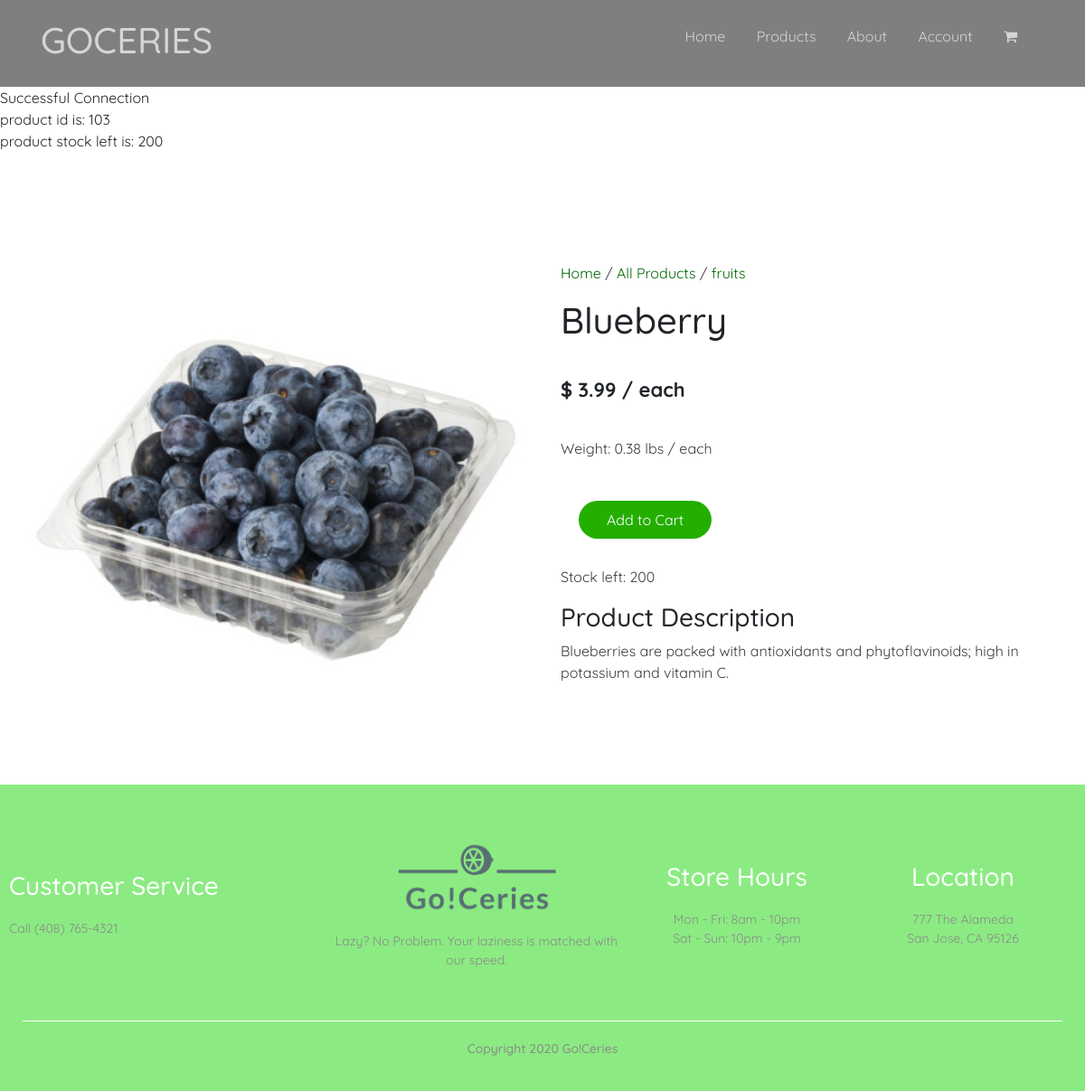
The page /productDetails.php?product_id=103 on the database its author committed.
### tables this page shows
CREATE TABLE `products` (
  `product_ID` int(3) NOT NULL,
  `product_name` varchar(255) NOT NULL,
  `product_category` varchar(45) NOT NULL,
  `product_price` decimal(10,2) NOT NULL,
  `product_weight` decimal(10,2) NOT NULL,
  `product_stock` int(5) NOT NULL,
  `product_description` varchar(2555) NOT NULL,
  `product_imagename` varchar(255) NOT NULL
);

### functions.php (called while the page is built, shortened)
<?php
include('database/DBController.php');
include('database/Product.php');
$db = new DBController();
$product = new Product($db);
$productsArray = $product->getAllProducts();
?>

### database/Product.php (called while the page is built, shortened)
<?php
class Product{
    public $db = null;
    public function __construct(DBController $db){
        $this->db = $db;
    }
    public function getAllProducts($table = 'products'){
        $result = $this->db->con->query("SELECT product_id, product_name, product_price,
        product_weight, product_imagename, product_category, product_description FROM {$table}");
        $productsArray = array();
        while($row = $result->fetch_array()){
            $productsArray[] = $row;
        }
        shuffle($productsArray);
        return $productsArray;
    }
    public function getProductStock($product_ID){
        $result =$this->db->con->query("SELECT product_stock FROM `products` WHERE `product_id`='{$product_ID}'");
        $stockLeft = (int) $result->fetch_assoc()['product_stock'];
        return $stockLeft;
    }
}
?>

### productDetails.php (the view, shortened to what this page needs)
<!DOCTYPE html>
<html lang="en">
<head>
    <link rel="stylesheet" href="https://stackpath.bootstrapcdn.com/bootstrap/4.1.3/css/bootstrap.min.css">
    <link rel="stylesheet" href="css/style.css">
</head>
<body>
    <?php
        include('phpTemplates/header.php');
        include('functions.php');
    ?>
    <?php
        if (isset($_GET['product_id']) && $_GET['product_id']!=""){
            $productQuantity = $product->getProductStock($_GET['product_id']);
            echo '<br>product id is: ' . $_GET['product_id'] . '<br>';
            echo 'product stock left is: ' . $productQuantity . '<br>';
        }
    ?>
    <?php
        $product_id = $_GET['product_id'] ?? 1;
        foreach($productsArray as $product){
            if($product['product_id'] == $product_id){
    ?>
    <div class="small-container" style="margin-top: 80px;">
        <div class = "row">
            <div style= "flex: 50%; min-width: 180px; margin-bottom: 30px;">
                <img src="images/<?php echo $product['product_imagename'] ?>" width="100%" style="padding: 0;">
            </div>
            <div style= "flex: 50%; min-width: 180px; margin-bottom: 30px; padding: 20px;">
                <form method='post' action=''>
                    <p><a href = "mainPage.php">Home</a> / <a href = "category-allProducts.php">All Products</a> / <a href = '<?php echo 'category-' .  $product['product_category'] . '.php'?>'> <?php echo $product['product_category']?> </a></p>
                    <h1><?php echo $product['product_name'] ?></h1>
                    <h4 style="margin: 40px 0; font-size: 22px; font-weight: bold;">$ <?php echo $product['product_price'] ?> / each</h4>
                    <p><?php echo 'Weight:  ' . $product['product_weight'] , ' lbs'?> / each</p>
                    <button name='addToCart' type='submit' class='btn' label="Add to Cart" value="1" onclick="decreaseStock()">Add to Cart</button>
                    <p id="stock"><?php echo 'Stock left: ' . $productQuantity ?></p>
                    <h3>Product Description</h3>
                    <p><?php echo $product['product_description'] ?></p>
                    <br>
                </form>
            </div>
        </div>
    </div>
    <?php
            }
        }
    ?>
    <?php
        include('phpTemplates/footer.php');
    ?>

### css/style.css (style rules this page uses)
* { margin: 0 auto; padding: 0; box-sizing: border-box; }
body { font-family: 'Quicksand', sans-serif; font-weight: 400; }
.row { display:flex; align-items: center; flex-wrap: wrap; justify-content: space-around; }
.btn { display: inline-block; background: #23ae00; color: white ; padding: 8px 30px; margin: 30px 20px; border-radius: 30px; transition: background 0.5s; }
.small-container { max-width: 1280px; margin: auto; padding-left: 25px; padding-right: 25px; }
a { text-decoration: none; color: #006603; }
p { color: #3d3d3d; }

### rows shown on the page
products: product_stock "200", product_imagename (picture), product_category "fruits", product_name "Blueberry", product_price "3.99", product_weight "0.38", product_description "Blueberries are packed with antioxidants and phytoflavinoids; high in potassium and vitamin C."

### other values the page prints
$_GET['product_id'] "103"
